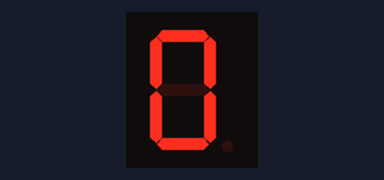
Simulated run of this sketch. Board: Arduino Uno, built with avr-gcc and run on an emulated ATmega328P. Shown: 1-digit seven-segment display. Wiring (inferred from the names in the program): 1-digit 7-segment display, segments lit when HIGH: segments pin 2, pin 3, pin 4, pin 5, pin 6, pin 7, pin 9. The segment pins are drawn as the display they are named for.

Above: at 0.05 s.
At 0.65 s:
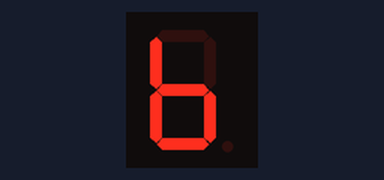
At 1.35 s:
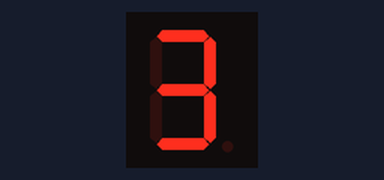

The sketch:

Display_de_7_segments.ino
```cpp
const int A = 2;          // donar nom al pin 5 de l’Arduino
const int B = 3;          // donar nom al pin 6 de l’Arduino
const int C = 4;          // donar nom al pin 7 de l’Arduino
const int D = 5;          // donar nom al pin 8 de l’Arduino
const int E = 6;          // donar nom al pin 9 de l’Arduino
const int F = 7;         // donar nom al pin 10 de l’Arduino
const int G = 9;         // donar nom al pin 11 de l’Arduino
const int buttonPin = 10;     // donar nom al pin 2 de l’Arduino
int delayA = 100;
//********** Setup ****************************************************************
void setup()
{
  pinMode(A, OUTPUT);     // definir el pin 5 com una sortida
  pinMode(B, OUTPUT);     // definir el pin 6 com una sortida
  pinMode(C, OUTPUT);     // definir el pin 7 com una sortida
  pinMode(D, OUTPUT);     // definir el pin 8 com una sortida
  pinMode(E, OUTPUT);     // definir el pin 9 com una sortida
  pinMode(F, OUTPUT);     // definir el pin 10 com una sortida
  pinMode(G, OUTPUT);     // definir el pin 11 com una sortida
  pinMode(buttonPin, INPUT); // definir el pin 2 com una entrada
}
//********** Loop *****************************************************************
void loop()
{
  digitalWrite(A, HIGH);
  digitalWrite(B, HIGH);
  digitalWrite(C, HIGH);
  digitalWrite(D, HIGH);
  digitalWrite(E, HIGH);
  digitalWrite(F, HIGH);
  digitalWrite(G, LOW);

  delay(delayA);

  digitalWrite(A, LOW);
  digitalWrite(B, HIGH);
  digitalWrite(C, HIGH);
  digitalWrite(D, LOW);
  digitalWrite(E, LOW);
  digitalWrite(F, LOW);
  digitalWrite(G, LOW);

  delay(delayA);

  digitalWrite(A, HIGH);
  digitalWrite(B, HIGH);
  digitalWrite(C, LOW);
  digitalWrite(D, HIGH);
  digitalWrite(E, HIGH);
  digitalWrite(F, LOW);
  digitalWrite(G, HIGH);

  delay(delayA);

  digitalWrite(A, HIGH);
  digitalWrite(B, HIGH);
  digitalWrite(C, HIGH);
  digitalWrite(D, HIGH);
  digitalWrite(E, LOW);
  digitalWrite(F, LOW);
  digitalWrite(G, HIGH);

  delay(delayA);

  digitalWrite(A, LOW);
  digitalWrite(B, HIGH);
  digitalWrite(C, HIGH);
  digitalWrite(D, LOW);
  digitalWrite(E, LOW);
  digitalWrite(F, HIGH);
  digitalWrite(G, HIGH);

  delay(delayA);

  digitalWrite(A, HIGH);
  digitalWrite(B, LOW);
  digitalWrite(C, HIGH);
  digitalWrite(D, HIGH);
  digitalWrite(E, LOW);
  digitalWrite(F, HIGH);
  digitalWrite(G, HIGH);

  delay(delayA);

  digitalWrite(A, LOW);
  digitalWrite(B, LOW);
  digitalWrite(C, HIGH);
  digitalWrite(D, HIGH);
  digitalWrite(E, HIGH);
  digitalWrite(F, HIGH);
  digitalWrite(G, HIGH);

  delay(delayA);

  digitalWrite(A, HIGH);
  digitalWrite(B, HIGH);
  digitalWrite(C, HIGH);
  digitalWrite(D, LOW);
  digitalWrite(E, LOW);
  digitalWrite(F, LOW);
  digitalWrite(G, LOW);

    delay(delayA);

  digitalWrite(A, HIGH);
  digitalWrite(B, HIGH);
  digitalWrite(C, HIGH);
  digitalWrite(D, HIGH);
  digitalWrite(E, HIGH);
  digitalWrite(F, HIGH);
  digitalWrite(G, HIGH);

    delay(delayA);

  digitalWrite(A, HIGH);
  digitalWrite(B, HIGH);
  digitalWrite(C, HIGH);
  digitalWrite(D, LOW);
  digitalWrite(E, LOW);
  digitalWrite(F, HIGH);
  digitalWrite(G, HIGH);

    delay(delayA);
          }
```

Measured:
- by itself, everything shown: repeats every 1.0 s, in 10 steps
